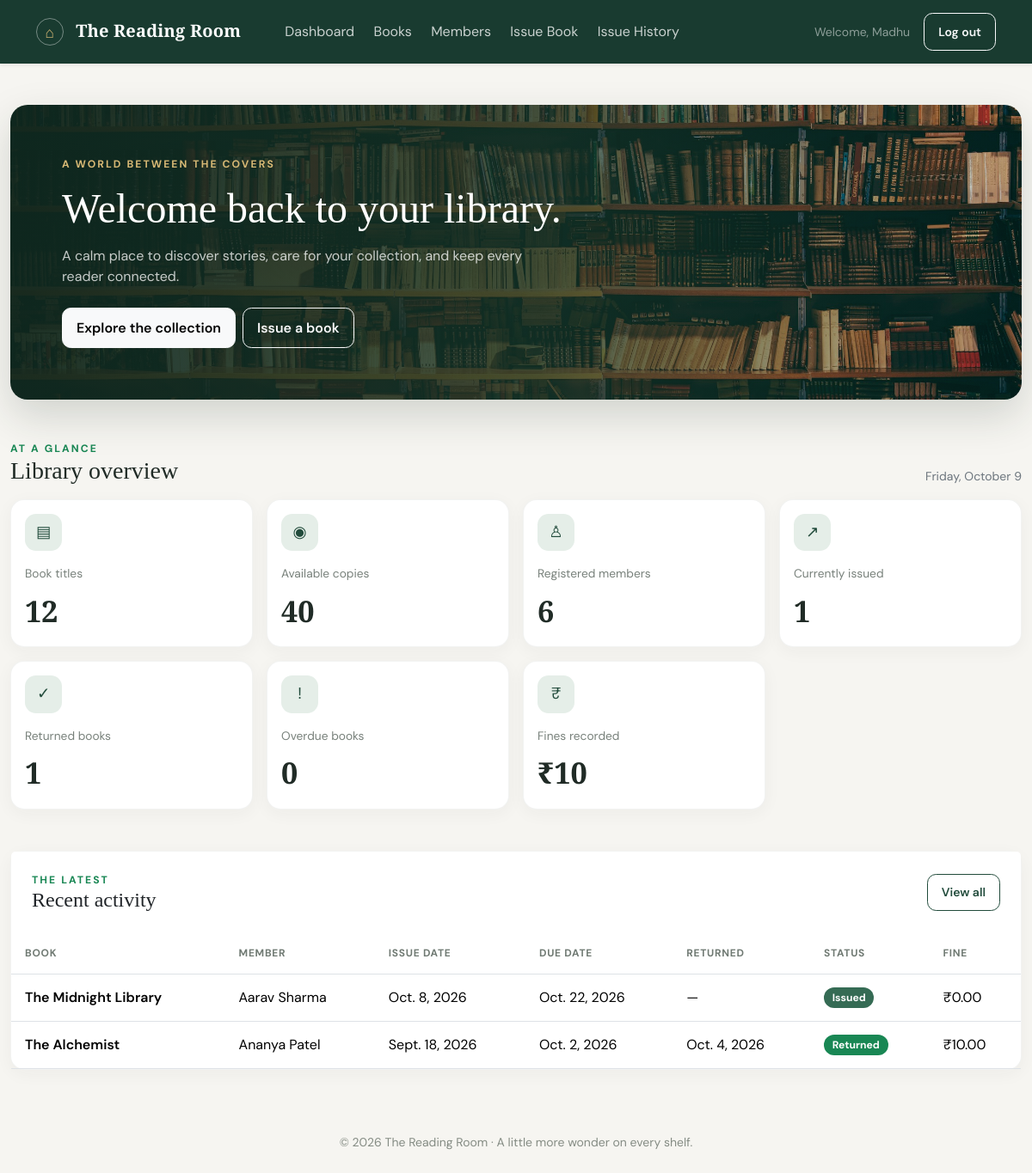
The app's page / (signed in) with its own data.
### library/models.py (models this page shows, shortened)
class Issue(models.Model):
    book = models.ForeignKey(Book, on_delete=models.PROTECT, related_name='issues')
    member = models.ForeignKey(Member, on_delete=models.PROTECT, related_name='issues')
    issue_date = models.DateField(default=timezone.now)
    due_date = models.DateField()
    return_date = models.DateField(null=True, blank=True)
    fine = models.DecimalField(max_digits=10, decimal_places=2, default=0)
    class Meta:
        ordering = ['-issue_date']
    @property
    def status(self):
        if self.return_date is not None:
            return 'Returned'
        if timezone.now().date() > self.due_date:
            return 'Overdue'
        return 'Issued'

class Book(models.Model):
    title = models.CharField(max_length=200)
    author = models.CharField(max_length=200)
    category = models.CharField(max_length=100)
    copies = models.PositiveIntegerField(validators=[MinValueValidator(1)])
    class Meta:
        ordering = ['title']
    @property
    def available_copies(self):
        active_issues = self.issues.filter(return_date__isnull=True).count()
        return self.copies - active_issues

class Member(models.Model):
    name = models.CharField(max_length=200)
    email = models.EmailField(unique=True)
    class Meta:
        ordering = ['name']

### library/views.py (the view)
# urls.py: path('', views.dashboard, name='dashboard'),
@login_required
def dashboard(request):
    today = timezone.now().date()
    total_books = Book.objects.count()
    total_members = Member.objects.count()
    total_available = sum(book.available_copies for book in Book.objects.all())
    issued_books = Issue.objects.filter(return_date__isnull=True).count()
    returned_books = Issue.objects.filter(return_date__isnull=False).count()
    overdue_books = Issue.objects.filter(return_date__isnull=True, due_date__lt=today).count()
    total_fines = Issue.objects.filter(return_date__isnull=False).aggregate(total=Sum('fine'))['total'] or 0
    recent_activity = Issue.objects.select_related('book', 'member').order_by('-issue_date')[:8]
    context = {
        'total_books': total_books,
        'total_available': total_available,
        'total_members': total_members,
        'issued_books': issued_books,
        'returned_books': returned_books,
        'overdue_books': overdue_books,
        'total_fines': total_fines,
        'recent_activity': recent_activity,
    }
    return render(request, 'library/dashboard.html', context)

### library/authentication.py (called while the page is built)
    def get_user(self, user_id):
        user_model = get_user_model()
        try:
            user = user_model.objects.get(pk=user_id)
        except user_model.DoesNotExist:
            return None
        return user if self.user_can_authenticate(user) else None

    @staticmethod
    def user_can_authenticate(user):
        return getattr(user, 'is_active', True)

### library/templates/library/dashboard.html (shortened to what this page needs)
{% extends 'library/base.html' %}
{% block content %}
<section class="dashboard-hero mb-4 mb-lg-5">
    <div>
        <div class="eyebrow mb-3">A world between the covers</div>
        <h1 class="mb-3">Welcome back to your library.</h1>
        <p class="mb-4">A calm place to discover stories, care for your collection, and keep every reader connected.</p>
        <div class="d-flex flex-wrap gap-2">
            <a href="{% url 'book_list' %}" class="btn btn-light">Explore the collection</a>
            <a href="{% url 'issue_book' %}" class="btn btn-outline-light">Issue a book</a>
        </div>
    </div>
</section>
<div class="d-flex justify-content-between align-items-end mb-3">
    <div>
        <div class="eyebrow text-success">At a glance</div>
        <h2 class="page-heading h3 mb-0">Library overview</h2>
    </div>
    <span class="text-secondary small d-none d-sm-inline">{% now 'l, F j' %}</span>
</div>
<div class="row g-3">
    <div class="col-6 col-lg-3">
        <div class="card stats-card"><div class="card-body">
            <span class="stat-icon">▤</span>
            <div class="stat-label mt-3">Book titles</div>
            <div class="stat-value">{{ total_books }}</div>
        </div></div>
    </div>
    <div class="col-6 col-lg-3">
        <div class="card stats-card"><div class="card-body">
            <span class="stat-icon">◉</span>
            <div class="stat-label mt-3">Available copies</div>
            <div class="stat-value">{{ total_available }}</div>
        </div></div>
    </div>
    <div class="col-6 col-lg-3">
        <div class="card stats-card"><div class="card-body">
            <span class="stat-icon">♙</span>
            <div class="stat-label mt-3">Registered members</div>
            <div class="stat-value">{{ total_members }}</div>
        </div></div>
    </div>
    <div class="col-6 col-lg-3">
        <div class="card stats-card"><div class="card-body">
            <span class="stat-icon">↗</span>
            <div class="stat-label mt-3">Currently issued</div>
            <div class="stat-value">{{ issued_books }}</div>
        </div></div>
    </div>
    <div class="col-6 col-lg-3">
        <div class="card stats-card"><div class="card-body">
            <span class="stat-icon">✓</span>
            <div class="stat-label mt-3">Returned books</div>
            <div class="stat-value">{{ returned_books }}</div>
        </div></div>
    </div>
    <div class="col-6 col-lg-3">
        <div class="card stats-card"><div class="card-body">
            <span class="stat-icon">!</span>
            <div class="stat-label mt-3">Overdue books</div>
            <div class="stat-value">{{ overdue_books }}</div>
        </div></div>
    </div>
    <div class="col-6 col-lg-3">
        <div class="card stats-card"><div class="card-body">
            <span class="stat-icon">₹</span>
            <div class="stat-label mt-3">Fines recorded</div>
            <div class="stat-value">₹{{ total_fines }}</div>
        </div></div>
    </div>
</div>
<div class="card mt-4 mt-lg-5">
    <div class="card-header bg-white border-0 px-4 pt-4 d-flex justify-content-between align-items-center">
        <div>
            <div class="eyebrow text-success">The latest</div>
            <h2 class="h4 mb-0">Recent activity</h2>
        </div>
        <a href="{% url 'issue_list' %}" class="btn btn-outline-primary btn-sm">View all</a>
    </div>
    <div class="card-body p-0 mt-3">
        <div class="table-responsive">
            <table class="table table-hover mb-0">
                <thead><tr><th>Book</th><th>Member</th><th>Issue date</th><th>Due date</th><th>Returned</th><th>Status</th><th>Fine</th></tr></thead>
                <tbody>
                    {% for issue in recent_activity %}
                    <tr>
                        <td class="fw-semibold">{{ issue.book.title }}</td>
                        <td>{{ issue.member.name }}</td>
                        <td>{{ issue.issue_date }}</td>
                        <td>{{ issue.due_date }}</td>
                        <td>{{ issue.return_date|default:'—' }}</td>
                        <td>
                            {% if issue.status == 'Overdue' %}<span class="badge bg-danger">{{ issue.status }}</span>
                            {% elif issue.status == 'Returned' %}<span class="badge bg-success">{{ issue.status }}</span>
                            {% else %}<span class="badge bg-primary">{{ issue.status }}</span>{% endif %}
                        </td>
                        <td>₹{{ issue.fine }}</td>
                    </tr>
                    {% empty %}
                    <tr><td colspan="7" class="text-center text-secondary py-5">No activity yet — issue a book to get started.</td></tr>
                    {% endfor %}
                </tbody>
            </table>
        </div>
    </div>
</div>
{% endblock %}

### library/templates/library/base.html (shortened to what this page needs)
{% load static %}
<!DOCTYPE html>
<html lang="en">
<head>
    <link href="https://cdn.jsdelivr.net/npm/bootstrap@5.3.3/dist/css/bootstrap.min.css" rel="stylesheet">
    <link rel="stylesheet" href="{% static 'library/css/style.css' %}">
</head>
<body>
    <nav class="navbar navbar-expand-lg navbar-dark shadow-sm">
        <div class="container">
            <a class="navbar-brand fw-bold" href="{% url 'dashboard' %}"><span class="brand-mark">⌂</span> The Reading Room</a>
            <div class="collapse navbar-collapse" id="mainNav">
                <ul class="navbar-nav me-auto mb-2 mb-lg-0 ms-lg-4">
                    <li class="nav-item"><a class="nav-link" href="{% url 'dashboard' %}">Dashboard</a></li>
                    <li class="nav-item"><a class="nav-link" href="{% url 'book_list' %}">Books</a></li>
                    <li class="nav-item"><a class="nav-link" href="{% url 'member_list' %}">Members</a></li>
                    <li class="nav-item"><a class="nav-link" href="{% url 'issue_book' %}">Issue Book</a></li>
                    <li class="nav-item"><a class="nav-link" href="{% url 'issue_list' %}">Issue History</a></li>
                </ul>
                {% if request.user.is_authenticated %}
                    <div class="d-flex align-items-center gap-3">
                        <span class="text-white-50 small d-none d-lg-inline">Welcome, {{ request.user.first_name|default:request.user.email }}</span>
                        <form method="post" action="{% url 'logout' %}">
                            <button type="submit" class="btn btn-outline-light btn-sm">Log out</button>
                        </form>
                    </div>
                {% endif %}
            </div>
        </div>
    </nav>
    <main class="container app-shell py-4 py-lg-5">
        {% block content %}{% endblock %}
    </main>
    <footer class="footer py-4">
        <div class="container text-center">
            <small>© {% now 'Y' %} The Reading Room · A little more wonder on every shelf.</small>
        </div>
    </footer>
</body>
</html>

### library/static/library/css/style.css (style rules this page uses)
:root { --ink: #202b26; --muted: #78817b; --paper: #f6f5f1; --green: #214b3b; --green-light: #e5eee8; --gold: #d8b975; --line: #e9e8e1; }
body { min-height: 100vh; background: var(--paper); color: var(--ink); font-family: 'DM Sans', Arial, sans-serif; }
h1, h2, h3, h4, .serif { font-family: 'Playfair Display', Georgia, serif; }
.navbar { background: #193b30; padding: 0.95rem 0; }
.navbar-brand { font-family: 'Playfair Display', Georgia, serif; letter-spacing: 0.01em; }
.brand-mark { display: inline-grid; width: 2rem; height: 2rem; margin-right: 0.55rem; place-items: center; border: 1px solid rgba(255, 255, 255, 0.4); border-radius: 50%; color: var(--gold); font-size: 1.1rem; vertical-align: middle; }
.navbar .nav-link { color: rgba(255, 255, 255, 0.77); margin: 0 0.2rem; }
.app-shell { max-width: 1440px; min-height: calc(100vh - 145px); }
.page-heading { color: var(--ink); }
.dashboard-hero { position: relative; overflow: hidden; min-height: 300px; display: flex; align-items: center; padding: clamp(2rem, 5vw, 4rem); border-radius: 1.25rem; background: linear-gradient(90deg, rgba(15, 39, 30, 0.94) 0%, rgba(21, 49, 37, 0.78) 52%, rgba(15, 39, 30, 0.14) 100%), url('../images/library-hero.jpg') center 52% / cover, #234738; color: #fff; box-shadow: 0 1.2rem 3rem rgba(27, 47, 36, 0.17); }
.dashboard-hero h1 { max-width: 650px; font-size: clamp(2.15rem, 4vw, 3.55rem); line-height: 1.12; }
.dashboard-hero p { max-width: 540px; color: rgba(255, 255, 255, 0.76); }
.eyebrow { color: var(--gold); font-size: 0.76rem; font-weight: 700; letter-spacing: 0.17em; text-transform: uppercase; }
.card { border: 1px solid rgba(34, 57, 43, 0.06); border-radius: 1rem; background: #fff; box-shadow: 0 0.3rem 1.25rem rgba(39, 49, 40, 0.045); }
.stats-card { min-height: 142px; transition: transform 180ms ease, box-shadow 180ms ease; }
.stat-label { color: var(--muted); font-size: 0.86rem; }
.stat-value { margin-top: 0.45rem; color: var(--ink); font-family: 'Playfair Display', Georgia, serif; font-size: 2.15rem; font-weight: 700; }
.stat-icon { display: inline-grid; width: 2.7rem; height: 2.7rem; place-items: center; border-radius: 0.8rem; background: var(--green-light); color: var(--green); font-size: 1.15rem; }
.table { --bs-table-bg: transparent; --bs-table-striped-bg: #fafaf8; }
.table thead th { color: #707a73; font-size: 0.75rem; font-weight: 700; letter-spacing: 0.06em; text-transform: uppercase; white-space: nowrap; }
.table th, .table td { padding: 0.9rem 1rem; vertical-align: middle; }
.btn { border-radius: 0.65rem; font-weight: 600; padding: 0.65rem 1rem; }
.btn-outline-primary { border-color: var(--green); color: var(--green); }
.badge { border-radius: 999px; font-size: 0.76rem; padding: 0.5em 0.8em; }
.badge.bg-primary { background-color: #356b54 !important; }
.footer { color: #858c84; }

### records on screen
Issue: book "The Midnight Library", member.name "Aarav Sharma", issue_date "Oct. 8, 2026", due_date "Oct. 22, 2026", return_date "—", status "Issued", fine "0.00"
Issue: book "The Alchemist", member.name "Ananya Patel", issue_date "Sept. 18, 2026", due_date "Oct. 2, 2026", return_date "Oct. 4, 2026", status "Returned", fine "10.00"

### other values on screen
{{ request.user.first_name|default:request.user.email }} "Madhu"
{{ total_books }} "12"
{{ total_available }} "40"
{{ total_members }} "6"
{{ issued_books }} "1"
{{ returned_books }} "1"
{{ overdue_books }} "0"
{{ total_fines }} "10"
